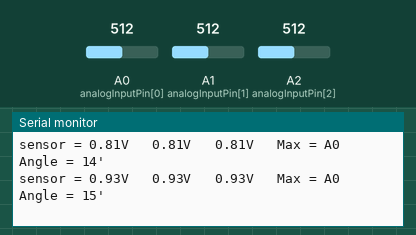
Simulated run of this sketch. Board: Arduino Uno, built with avr-gcc and run on an emulated ATmega328P. Parts: the last lines printed to the serial monitor. The test bench sets the inputs (shaded band); at power-on: A0 (analogInputPin[0]) = 512, A1 (analogInputPin[1]) = 512, A2 (analogInputPin[2]) = 512.

Above: at 1.2 s.
1.3 s: A0 (analogInputPin[0]) set to 716
At 1.37 s:
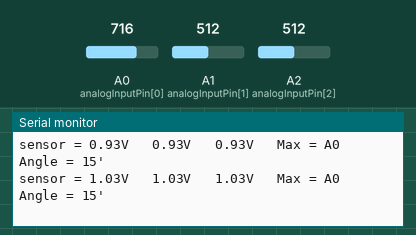
2.8 s: A1 (analogInputPin[1]) set to 716
At 2.99 s:
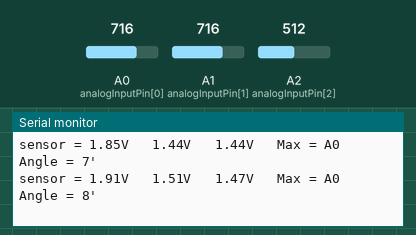
4.3 s: A2 (analogInputPin[2]) set to 716
At 4.41 s:
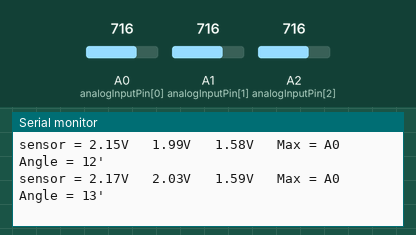
5.8 s: A0 (analogInputPin[0]) set to 900
At 5.82 s:
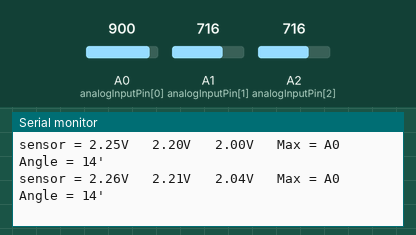
7.3 s: A1 (analogInputPin[1]) set to 900
At 7.44 s:
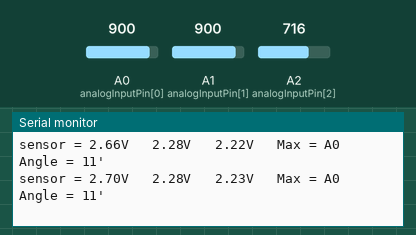
8.8 s: A2 (analogInputPin[2]) set to 900
At 8.86 s:
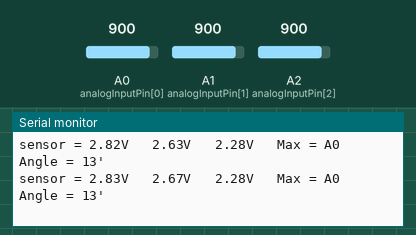
Timing chart, 0 to 11.3 s (numbered marks = the images above; inputs shaded):
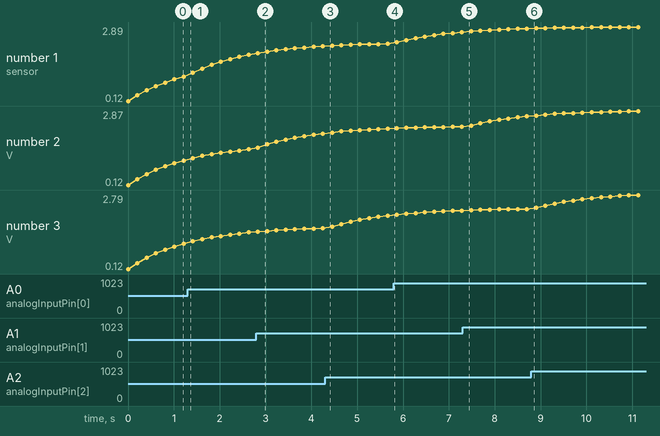

The sketch:

he_main_old.ino
```cpp
// System clock is 16 MHz

//------------------------------------------------------------------------
/*                  ADC Conversion time settings                        */
//------------------------------------------------------------------------
// ADC Definitions to set the conversion time
// The different settings set the ADC clock frequency, the conversion time
// and the equivalent number of bits
// ADC_TIME_104    f=125kHz   Tconv=104us    ENOB > 9
// ADC_TIME_52     f=250kHz   Tconv=52us     ENOB > 9
// ADC_TIME_26     f=500kHz   Tconv=26us     ENOB > 9
// ADC_TIME_13     f=1MHz     Tconv=13us     ENOB > 8
#define ADC_TIME_104  ADCSRA=(ADCSRA&0xF80)|0x07
#define ADC_TIME_52   ADCSRA=(ADCSRA&0xF80)|0x06
#define ADC_TIME_26   ADCSRA=(ADCSRA&0xF80)|0x05
#define ADC_TIME_13   ADCSRA=(ADCSRA&0xF80)|0x04
//------------------------------------------------------------------------

// ADC metrics
const float adcMaxTicks = 1023;
const float vref = 3.3;

// ADC raw tick values
int adcTicks[3] = {0, 0, 0};

// ADC converted raw voltage values
float adcVolt[3][4] = {
    {0, 0, 0, 0},
    {0, 0, 0, 0},
    {0, 0, 0, 0}
};

// Number of analog intputs
const int numAnalogInptus = 3;

// ADC Pin assignments
const int analogInputPin[numAnalogInptus] = {A0, A1, A2}; // Analog input pin that the potentiometer is attached to

// Calibration sensor output voltages
const float sensorCalVal[numAnalogInptus] = {1.00, 1.00, 1.02};

// Number of sensors
const int numSensors = 24;
// Sensor separation in degrees, if remainder is not zero this will need to change types
const int sensorFixedDegreesOffset = 360/numSensors;

void setup() {

    // Setup sampling time
    ADC_TIME_104;  // Normal Aduino Setting (104us)

    // Set analog reference voltage based on vref
    if (vref == 3.3) {
        analogReference(EXTERNAL);
    }
    else {
        analogReference(DEFAULT);
    }

    // initialize serial communications at 9600 bps:
    Serial.begin(115200);

}

void loop() {

    // read the analog in values
    for(int i = 0; i < numAnalogInptus; i++) {
        adcTicks[i] = analogRead(analogInputPin[i]);
    }

    // Convert the raw values to voltages
    for(int i = 0; i < numAnalogInptus; i++) {
        adcVolt[i][3] = vref * (float(adcTicks[i])/adcMaxTicks);
    }


    // Filter the input
    // Digital filter : http://www.schwietering.com/jayduino/filtuino/
    //Low pass chebyshev filter order=1 alpha1=0.0008
    // Fs = 125kHz
    // Low Corner = 100 Hz
    float coeffA0 = 7.039041198087248041e-2;
    float coeffA1 = 0.85921917603825503917;

    for(int i = 0; i < numAnalogInptus; i++) {
        adcVolt[i][1] = adcVolt[i][2];
        adcVolt[i][2] = (coeffA0 * adcVolt[i][3]) + (coeffA1 * adcVolt[i][1]);
        adcVolt[i][0] = adcVolt[i][1] + adcVolt[i][2];
    }

    //***************************************************************************
    // Find maximum value, use adcVolt
    // If two maxima is found then use the first one (lowest array #)
    //***************************************************************************
    int foundMaxVal = 0; // Indicates maxima found
    int found2Vals = 0; // Indicates two values found that were equal
    int m = 0;
    int n = 1;
    while(foundMaxVal == 0) {
        if (adcVolt[m][0] >= adcVolt[n][0]) {
            n = n + 1;
            if (n >= numAnalogInptus) {
                foundMaxVal = 1;
                if (adcVolt[m][0] == adcVolt[n][0]) {
                    found2Vals = 1;
                    n = n - 1;
                }
            }
        }
        else {
            m = m + 1;
            if (m >= numAnalogInptus) {
                foundMaxVal = 1;
                m = m - 1;
            }
            n = n + 1;
        }
    }

    //***************************************************************************
    // Find degrees of difference
    //***************************************************************************

    int sensorNumMax0 = m; // This is the first sensor that has a maxima
    int sensorNumMax1 = n; // This is the second sensor that has a maxima, only valid if two maxima are found
    int offsetDeg = 0; // Degrees of calculated offset of H-field

    // Set base offset in degrees
    offsetDeg = sensorNumMax0 * sensorFixedDegreesOffset;

    // If equal values then H-field is equally spaced between two sensors
    if (found2Vals == 1) {
        // Check if the other equal sensor is one array position + 1
        if (sensorNumMax1 == sensorNumMax0 + 1) {
            offsetDeg = offsetDeg + sensorFixedDegreesOffset/2;
        }
        // Must be array positions 1 and numAnalogInptus
        else {
            offsetDeg = 360 - sensorFixedDegreesOffset/2;
        }
    }
    // H-field is not equal spaced between two sensors
    else {

        // Check if maxima sensor is on low or high array boundary
        switch (sensorNumMax0) {
            case 0: // Lower array boundary
                if (adcVolt[numAnalogInptus - 1][0] > adcVolt[1][0]) {
                    offsetDeg = (sensorFixedDegreesOffset * numSensors) - int(float(sensorFixedDegreesOffset) * (adcVolt[numAnalogInptus][0] - sensorCalVal[numAnalogInptus]) / (adcVolt[sensorNumMax0][0] - sensorCalVal[numAnalogInptus]));
                }
                else {
                    offsetDeg = int(float(sensorFixedDegreesOffset) * (adcVolt[1][0] - sensorCalVal[1]) / (adcVolt[sensorNumMax0][0] - sensorCalVal[1]));
                }
                break;
            case (numAnalogInptus - 1): // Upper array boundary
                if (adcVolt[sensorNumMax0 - 1][0] > adcVolt[0][0]) {
                    offsetDeg = (sensorNumMax0 * sensorFixedDegreesOffset) - int(float(sensorFixedDegreesOffset) * (adcVolt[sensorNumMax0 - 1][0] - sensorCalVal[sensorNumMax0 - 1]) / (adcVolt[sensorNumMax0][0] - sensorCalVal[sensorNumMax0 - 1]));
                }
                else {
                    offsetDeg = (sensorNumMax0 * sensorFixedDegreesOffset) + int(float(sensorFixedDegreesOffset) * (adcVolt[numAnalogInptus][0] - sensorCalVal[numAnalogInptus]) / (adcVolt[sensorNumMax0][0] - sensorCalVal[numAnalogInptus]));
                }
                break;
            default: // Not on an array boundary
                // Check if H-field is dead centered
                if (adcVolt[sensorNumMax0 - 1][0] == adcVolt[sensorNumMax0 + 1][0]) {
                    // Do nothing, angle is already set correctly
                }
                else {
                    if (adcVolt[sensorNumMax0 - 1][0] > adcVolt[sensorNumMax0 + 1][0]) {
                        offsetDeg = offsetDeg - int(float(sensorFixedDegreesOffset) * (adcVolt[sensorNumMax0 - 1][0] - sensorCalVal[sensorNumMax0 - 1]) / (adcVolt[sensorNumMax0][0] - sensorCalVal[sensorNumMax0 - 1]));
                        }
                    else {
                        offsetDeg = offsetDeg +  int(float(sensorFixedDegreesOffset) * (adcVolt[sensorNumMax0 + 1][0] - sensorCalVal[sensorNumMax0 + 1]) / (adcVolt[sensorNumMax0][0] - sensorCalVal[sensorNumMax0 + 1]));
                    }
                }
        }
    }


    // print the results to the Serial Monitor:
    Serial.print("sensor = ");
    Serial.print(adcVolt[0][0]);
    Serial.print("V\t ");
    Serial.print(adcVolt[1][0]);
    Serial.print("V\t ");
    Serial.print(adcVolt[2][0]);
    Serial.print("V\t ");
    Serial.print("Max = A");
    Serial.print(m);
    Serial.print("  ");
    Serial.print("Angle = ");
    Serial.print(offsetDeg);
    Serial.print("'");
    Serial.println("");

    // wait 2 milliseconds before the next loop for the analog-to-digital
    // converter to settle after the last reading:
    delay(200);
}
```

Measured:
- after the input at 2.8 s, the serial monitor: prints a new line at once (image 2)
- plotted number 1: 1.03 → 1.85 after the input at 1.3 s, 2.26 → 2.7 after the input at 5.8 s
- plotted number 2: 1.44 → 2.03 after the input at 2.8 s, 2.28 → 2.67 after the input at 7.3 s
- plotted number 3: 1.59 → 2.04 after the input at 4.3 s
